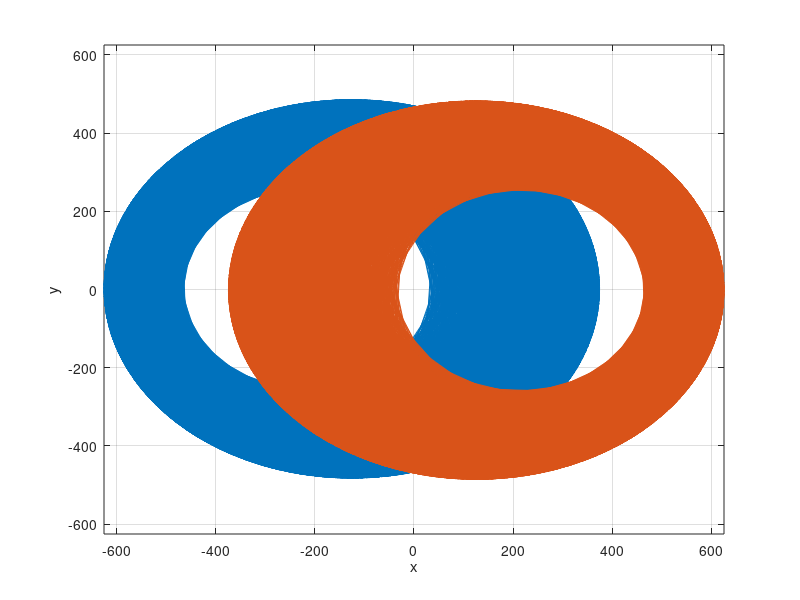

Reproduce this figure in MATLAB.
clear;
close all;

m1 = 1.4;
m2 = 1.4;

C = 1.0;		% set relativistic C
mSun = 1.0; 	% set the mass to be in solar mass units

C_CGS = 2.998e10;
G_CGS = 6.674e-8;
mSun_CGS = 1.989e33;
AU = 1.496e14; % 1 AU in cm
KM = 1e6; % 1 km in cm

G = 1.0;
M = mSun_CGS;		%units of mass
L = M * (G_CGS / G) * ((C / C_CGS)^2);		%units of length
T = L * C / C_CGS;		%units of time

tfinal = 30;        %full runtime in years

%data = importdata('PMdata.csv');
data = importdata('newtondata.csv');

t = data.data(:,1);
qx1 = data.data(:,2);
qy1 = data.data(:,3);
qz1 = data.data(:,4);
px1 = data.data(:,5);
py1 = data.data(:,6);
pz1 = data.data(:,7);

qx2 = data.data(:,8);
qy2 = data.data(:,9);
qz2 = data.data(:,10);
px2 = data.data(:,11);
py2 = data.data(:,12);
pz2 = data.data(:,13);

% Graphing results

%transform to AU units
qx1 = qx1 * L / KM;
qy1 = qy1 * L / KM;
qz1 = qz1 * L / KM;
qx2 = qx2 * L / KM;
qy2 = qy2 * L / KM;
qz2 = qz2 * L / KM;

x_mins = [min(qx1),min(qx2)];
x_maxes = [max(qx1),max(qx2)];
y_mins = [min(qy1),min(qy2)];
y_maxes = [max(qy1),max(qy2)];
z_mins = [min(qz1),min(qz2)];
z_maxes = [max(qz1),max(qz2)];

mins = [min(x_mins),min(y_mins),min(z_mins)];
maxes = [max(x_maxes),max(y_maxes),max(z_maxes)];

min_val = min(mins);
max_val = max(maxes);

figure;
plot(qx1,qy1)
hold on;
grid on;
xlabel('x')
ylabel('y')
plot(qx2,qy2)
xlim([min_val max_val])
ylim([min_val max_val])
hold off;

